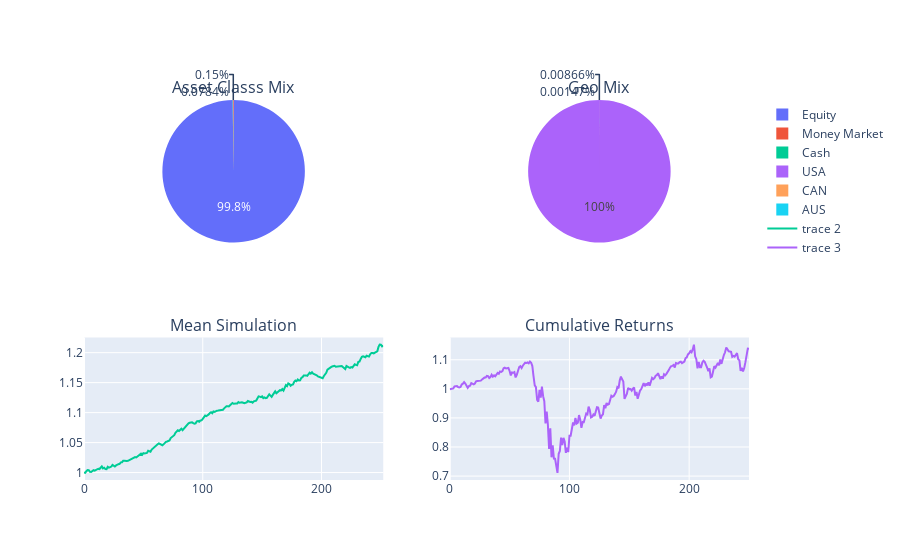

Source (notebook cell):
### Code cell
#ITOT Layout
figitot = make_subplots(rows=2,cols=2,specs=[[{'type':'pie'}, {'type':'pie'}],
                                        [{'type':'scatter'}, {'type':'scatter'}]],
                                        subplot_titles=['Asset Classs Mix', 'Geo Mix',"Mean Simulation", "Cumulative Returns"])
                                       # [{'type':'scatter'}],{}])
    

figitot.add_trace(go.Pie(labels=itot_ac_plotly["Asset Class"],values=itot_ac_plotly["Market Value"]),row=1,col=1)
#fig.update_traces(showlegend=True, selector=dict(type='pie'))

figitot.add_trace(go.Pie(labels=itot_gm_plotly["Country"],values=itot_gm_plotly["Market Value"]),row=1,col=2)
#fig.update_traces(showlegend=True, selector=dict(type='pie'))

figitot.add_trace(go.Scatter(y=intl_cs_simulated_MEAN_returns_df["Intl Core Equity All"]),row=2,col=1)
              
figitot.add_trace(go.Scatter(y=df_cum_returns_itot["ITOT"]),row=2,col=2)

#fig.add_trace(go.Scatter(y=df_cum_returns_aok["AOM"],mode="lines",
#              row=3, col=1))

figitot.update_layout(height=700, showlegend=True)

#figitot.show()

### Figure 1 — Plotly figure (JSON) as saved in the notebook; plotly's stock layout.template omitted (floating-point values rounded to 4 significant figures; data arrays with more than 128 entries replaced by an {"elided": "..."} marker saying what was removed)
{"data": [{"domain": {"x": [0, 0.45], "y": [0.625, 1]}, "labels": ["Equity", "Money Market", "Cash"], "type": "pie", "values": [28690000000.0, 43150000, 22550000.0]}, {"domain": {"x": [0.55, 1], "y": [0.625, 1]}, "labels": ["USA", "CAN", "AUS"], "type": "pie", "values": [28760000000.0, 2490000.0, 421800.0]}, {"type": "scatter", "xaxis": "x", "y": {"elided": "253 float values"}, "yaxis": "y"}, {"type": "scatter", "xaxis": "x2", "y": {"elided": "251 float values"}, "yaxis": "y2"}], "layout": {"annotations": [{"font": {"size": 16}, "showarrow": false, "text": "Asset Classs Mix", "x": 0.225, "xanchor": "center", "xref": "paper", "y": 1, "yanchor": "bottom", "yref": "paper"}, {"font": {"size": 16}, "showarrow": false, "text": "Geo Mix", "x": 0.775, "xanchor": "center", "xref": "paper", "y": 1, "yanchor": "bottom", "yref": "paper"}, {"font": {"size": 16}, "showarrow": false, "text": "Mean Simulation", "x": 0.225, "xanchor": "center", "xref": "paper", "y": 0.375, "yanchor": "bottom", "yref": "paper"}, {"font": {"size": 16}, "showarrow": false, "text": "Cumulative Returns", "x": 0.775, "xanchor": "center", "xref": "paper", "y": 0.375, "yanchor": "bottom", "yref": "paper"}], "autosize": true, "showlegend": true, "xaxis": {"anchor": "y", "autorange": true, "domain": [0, 0.45], "range": [0, 252]}, "xaxis2": {"anchor": "y2", "autorange": true, "domain": [0.55, 1], "range": [0, 250]}, "yaxis": {"anchor": "x", "autorange": true, "domain": [0, 0.375], "range": [0.9876, 1.225], "type": "linear"}, "yaxis2": {"anchor": "x2", "autorange": true, "domain": [0, 0.375], "range": [0.6866, 1.177], "type": "linear"}}}
